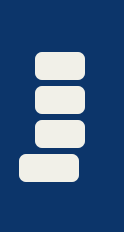
        <widget class="QFrame" name="frame_43">
         <property name="minimumSize">
          <size>
           <width>104</width>
           <height>0</height>
          </size>
         </property>
         <property name="maximumSize">
          <size>
           <width>124</width>
           <height>16777215</height>
          </size>
         </property>
         <property name="styleSheet">
          <string notr="true">QFrame{
	background: #0C356A;
	border-radius:3px;
}


QPushButton{
	color: white;
	padding: 5px;
	font-size: 11pt;
	font-weight: bold;
}

QPushButton:hover{
	background: #a3a3a3;
}

QPushButton:disabled {
    color: #8D8D8D;
}

QPushButton:pressed {
	background: rgb(0, 0, 0);
}
</string>
         </property>
         <property name="frameShape">
          <enum>QFrame::NoFrame</enum>
         </property>
         <property name="frameShadow">
          <enum>QFrame::Sunken</enum>
         </property>
         <property name="lineWidth">
          <number>3</number>
         </property>
         <layout class="QVBoxLayout" name="verticalLayout_36">
          <property name="spacing">
           <number>6</number>
          </property>
          <property name="leftMargin">
           <number>19</number>
          </property>
          <property name="topMargin">
           <number>10</number>
          </property>
          <property name="rightMargin">
           <number>22</number>
          </property>
          <property name="bottomMargin">
           <number>10</number>
          </property>
          <item>
           <spacer name="verticalSpacer_2">
            <property name="orientation">
             <enum>Qt::Vertical</enum>
            </property>
            <property name="sizeType">
             <enum>QSizePolicy::Fixed</enum>
            </property>
            <property name="sizeHint" stdset="0">
             <size>
              <width>10</width>
              <height>36</height>
             </size>
            </property>
           </spacer>
          </item>
          <item>
           <widget class="QFrame" name="frame_19">
            <property name="maximumSize">
             <size>
              <width>50</width>
              <height>50</height>
             </size>
            </property>
            <property name="baseSize">
             <size>
              <width>10</width>
              <height>10</height>
             </size>
            </property>
            <property name="styleSheet">
             <string notr="true">background-color:rgb(140, 140, 140)</string>
            </property>
            <property name="frameShape">
             <enum>QFrame::NoFrame</enum>
            </property>
            <property name="frameShadow">
             <enum>QFrame::Raised</enum>
            </property>
            <property name="lineWidth">
             <number>4</number>
            </property>
            <layout class="QVBoxLayout" name="verticalLayout_14">
             <property name="leftMargin">
              <number>0</number>
             </property>
             <property name="topMargin">
              <number>0</number>
             </property>
             <property name="rightMargin">
              <number>0</number>
             </property>
             <property name="bottomMargin">
              <number>0</number>
             </property>
            </layout>
           </widget>
          </item>
          <item alignment="Qt::AlignHCenter">
           <widget class="QPushButton" name="LiveDetectionBT">
            <property name="maximumSize">
             <size>
              <width>79</width>
              <height>76</height>
             </size>
            </property>
            <property name="cursor">
             <cursorShape>PointingHandCursor</cursorShape>
            </property>
            <property name="toolTip">
             <string>Live View</string>
            </property>
            <property name="styleSheet">
             <string notr="true">QPushButton{
	color: white;
    background-color:#F1F0E8;
	padding: 5px;
	font-size: 11pt;
	font-weight: bold;
	border-radius:7px;
}

QPushButton:hover{
	background: #a3a3a3;
}

QPushButton:disabled {
    color: #8D8D8D;
}

QPushButton:pressed {
	background: rgb(0, 0, 0);
}</string>
            </property>
            <property name="text">
             <string/>
            </property>
            <property name="icon">
             <iconset>
              <normaloff>../icons/camera_connection.png</normaloff>../icons/camera_connection.png</iconset>
            </property>
            <property name="iconSize">
             <size>
              <width>52</width>
              <height>51</height>
             </size>
            </property>
           </widget>
          </item>
          <item alignment="Qt::AlignHCenter">
           <widget class="QPushButton" name="ReportConnectionBT">
            <property name="maximumSize">
             <size>
              <width>60</width>
              <height>60</height>
             </size>
            </property>
            <property name="cursor">
             <cursorShape>PointingHandCursor</cursorShape>
            </property>
            <property name="toolTip">
             <string>Report</string>
            </property>
            <property name="styleSheet">
             <string notr="true">QPushButton{
	color: white;
	padding: 5px;
    background-color:#F1F0E8;
	font-size: 11pt;
	font-weight: bold;
	border-radius:7px;
}

QPushButton:hover{
	background: #a3a3a3;
}

QPushButton:disabled {
    color: #8D8D8D;
}

QPushButton:pressed {
	background: rgb(0, 0, 0);
}</string>
            </property>
            <property name="text">
             <string/>
            </property>
            <property name="icon">
             <iconset>
              <normaloff>../icons/monitor.png</normaloff>../icons/monitor.png</iconset>
            </property>
            <property name="iconSize">
             <size>
              <width>51</width>
              <height>51</height>
             </size>
            </property>
           </widget>
          </item>
          <item alignment="Qt::AlignHCenter">
           <widget class="QPushButton" name="HelpConnectionBT">
            <property name="maximumSize">
             <size>
              <width>60</width>
              <height>60</height>
             </size>
            </property>
            <property name="cursor">
             <cursorShape>PointingHandCursor</cursorShape>
            </property>
            <property name="toolTip">
             <string>Calibration</string>
            </property>
            <property name="styleSheet">
             <string notr="true">QPushButton{
	color: white;
	padding: 5px;
	font-size: 11pt;
	font-weight: bold;
	border-radius:7px;
   background-color:#F1F0E8;
}

QPushButton:hover{
	background: #a3a3a3;
}

QPushButton:disabled {
    color: #8D8D8D;
}

QPushButton:pressed {
	background: rgb(0, 0, 0);
}</string>
            </property>
            <property name="text">
             <string/>
            </property>
            <property name="icon">
             <iconset>
              <normaloff>../icons/Capture-calib.PNG</normaloff>../icons/Capture-calib.PNG</iconset>
            </property>
            <property name="iconSize">
             <size>
              <width>51</width>
              <height>51</height>
             </size>
            </property>
           </widget>
          </item>
          <item>
           <widget class="QPushButton" name="CameraSettingBT">
            <property name="maximumSize">
             <size>
              <width>60</width>
              <height>60</height>
             </size>
            </property>
            <property name="cursor">
             <cursorShape>PointingHandCursor</cursorShape>
            </property>
            <property name="toolTip">
             <string>Camera Setting</string>
            </property>
            <property name="styleSheet">
             <string notr="true">QPushButton{
	color: white;
	padding: 5px;
	font-size: 11pt;
	font-weight: bold;
	border-radius:7px;
   background-color:#F1F0E8;
}

QPushButton:hover{
	background: #a3a3a3;
}

QPushButton:disabled {
    color: #8D8D8D;
}

QPushButton:pressed {
	background: rgb(0, 0, 0);
}</string>
            </property>
            <property name="text">
             <string/>
            </property>
            <property name="icon">
             <iconset>
              <normaloff>../icons/settings.png</normaloff>../icons/settings.png</iconset>
            </property>
            <property name="iconSize">
             <size>
              <width>51</width>
              <height>51</height>
             </size>
            </property>
           </widget>
          </item>
          <item>
           <spacer name="verticalSpacer_4">
            <property name="orientation">
             <enum>Qt::Vertical</enum>
            </property>
            <property name="sizeHint" stdset="0">
             <size>
              <width>20</width>
              <height>40</height>
             </size>
            </property>
           </spacer>
          </item>
         </layout>
        </widget>
